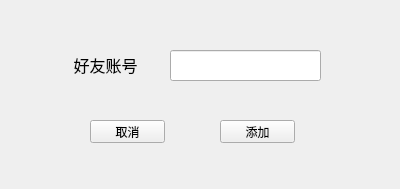
<?xml version="1.0" encoding="UTF-8"?>
<ui version="4.0">
 <class>Addfriend</class>
 <widget class="QWidget" name="Addfriend">
  <property name="geometry">
   <rect>
    <x>0</x>
    <y>0</y>
    <width>400</width>
    <height>189</height>
   </rect>
  </property>
  <property name="windowTitle">
   <string>Form</string>
  </property>
  <widget class="QLabel" name="label">
   <property name="geometry">
    <rect>
     <x>50</x>
     <y>50</y>
     <width>111</width>
     <height>31</height>
    </rect>
   </property>
   <property name="text">
    <string>&lt;html&gt;&lt;head/&gt;&lt;body&gt;&lt;p align=&quot;center&quot;&gt;&lt;span style=&quot; font-size:12pt;&quot;&gt;好友账号&lt;/span&gt;&lt;/p&gt;&lt;/body&gt;&lt;/html&gt;</string>
   </property>
  </widget>
  <widget class="QLineEdit" name="lineEdit">
   <property name="geometry">
    <rect>
     <x>170</x>
     <y>50</y>
     <width>151</width>
     <height>31</height>
    </rect>
   </property>
  </widget>
  <widget class="QPushButton" name="cancelButton">
   <property name="geometry">
    <rect>
     <x>90</x>
     <y>120</y>
     <width>75</width>
     <height>23</height>
    </rect>
   </property>
   <property name="text">
    <string>取消</string>
   </property>
  </widget>
  <widget class="QPushButton" name="addButton">
   <property name="geometry">
    <rect>
     <x>220</x>
     <y>120</y>
     <width>75</width>
     <height>23</height>
    </rect>
   </property>
   <property name="text">
    <string>添加</string>
   </property>
  </widget>
 </widget>
 <resources/>
 <connections/>
</ui>
